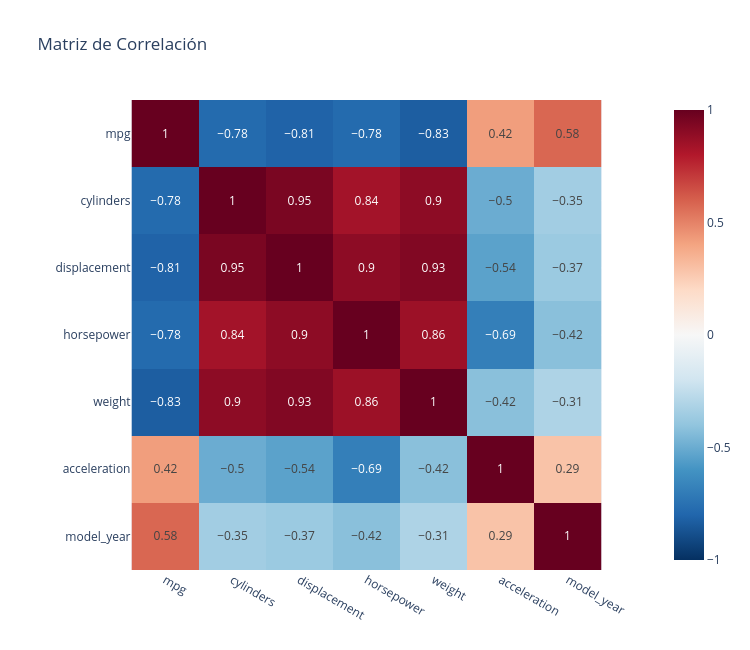

Here is the notebook cell this chart was saved with:
### Code cell
plot_correlation_matrix(df, numerical_vars)

### Figure 1 — Plotly figure (JSON) as saved in the notebook; plotly's stock layout.template omitted (floating-point values rounded to 4 significant figures)
{"data": [{"coloraxis": "coloraxis", "hovertemplate": "x: %{x}<br>y: %{y}<br>color: %{z}<extra></extra>", "name": "0", "texttemplate": "%{z}", "type": "heatmap", "x": ["mpg", "cylinders", "displacement", "horsepower", "weight", "acceleration", "model_year"], "xaxis": "x", "y": ["mpg", "cylinders", "displacement", "horsepower", "weight", "acceleration", "model_year"], "yaxis": "y", "z": [[1.0, -0.78, -0.81, -0.78, -0.83, 0.42, 0.58], [-0.78, 1.0, 0.95, 0.84, 0.9, -0.5, -0.35], [-0.81, 0.95, 1.0, 0.9, 0.93, -0.54, -0.37], [-0.78, 0.84, 0.9, 1.0, 0.86, -0.69, -0.42], [-0.83, 0.9, 0.93, 0.86, 1.0, -0.42, -0.31], [0.42, -0.5, -0.54, -0.69, -0.42, 1.0, 0.29], [0.58, -0.35, -0.37, -0.42, -0.31, 0.29, 1.0]]}], "layout": {"coloraxis": {"autocolorscale": false, "cmax": 1, "cmin": -1, "colorscale": [[0.0, "rgb(5,48,97)"], [0.1, "rgb(33,102,172)"], [0.2, "rgb(67,147,195)"], [0.3, "rgb(146,197,222)"], [0.4, "rgb(209,229,240)"], [0.5, "rgb(247,247,247)"], [0.6, "rgb(253,219,199)"], [0.7, "rgb(244,165,130)"], [0.8, "rgb(214,96,77)"], [0.9, "rgb(178,24,43)"], [1.0, "rgb(103,0,31)"]]}, "height": 650, "title": {"text": "Matriz de Correlación"}, "width": 750, "xaxis": {"anchor": "y", "constrain": "domain", "domain": [0.0, 1.0], "scaleanchor": "y"}, "yaxis": {"anchor": "x", "autorange": "reversed", "constrain": "domain", "domain": [0.0, 1.0]}}}
